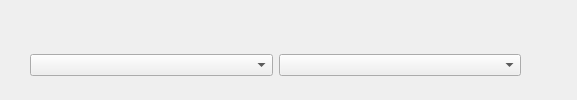
<?xml version="1.0" encoding="UTF-8"?>
<ui version="4.0">
 <class>Dialog</class>
 <widget class="QMdiSubWindow" name="Dialog">
  <property name="geometry">
   <rect>
    <x>0</x>
    <y>0</y>
    <width>577</width>
    <height>100</height>
   </rect>
  </property>
  <property name="sizePolicy">
   <sizepolicy hsizetype="Preferred" vsizetype="Preferred">
    <horstretch>0</horstretch>
    <verstretch>0</verstretch>
   </sizepolicy>
  </property>
  <property name="windowTitle">
   <string>外部对手</string>
  </property>
  <widget class="QWidget" name="layoutWidget" native="true">
   <property name="geometry">
    <rect>
     <x>30</x>
     <y>40</y>
     <width>491</width>
     <height>50</height>
    </rect>
   </property>
   <layout class="QHBoxLayout" name="horizontalLayout">
    <item>
     <widget class="QComboBox" name="counterparty_type">
      <item>
       <property name="text">
        <string/>
       </property>
      </item>
     </widget>
    </item>
    <item>
     <widget class="QComboBox" name="counterparty_list">
      <item>
       <property name="text">
        <string/>
       </property>
      </item>
      <item>
       <property name="text">
        <string/>
       </property>
      </item>
     </widget>
    </item>
   </layout>
  </widget>
 </widget>
 <customwidgets>
  <customwidget>
   <class>QMdiSubWindow</class>
   <extends>QWidget</extends>
   <header>qmdisubwindow.h</header>
   <container>1</container>
  </customwidget>
 </customwidgets>
 <resources/>
 <connections/>
</ui>
